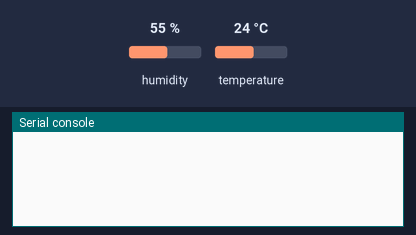
Recording of a program running on a simulated Raspberry Pi Pico running MicroPython. On the bench: the last lines printed to the serial console. The inputs (shaded band) are chosen by the test bench; at power-on: humidity 55 %, temperature 24 °C.

Above: at 1.2 s.
1.3 s: humidity set to 22 %
At 3.1 s:
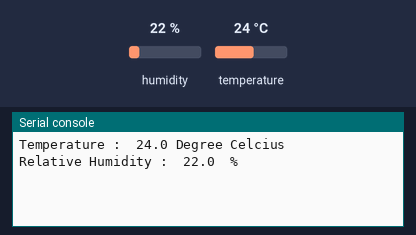
4.3 s: temperature set to 12 °C
At 6.6 s:
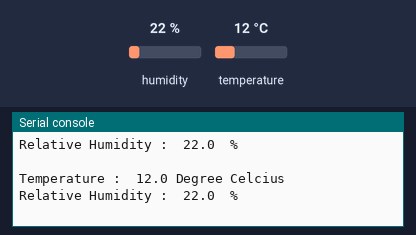
7.3 s: humidity set to 40 %
At 9.0 s:
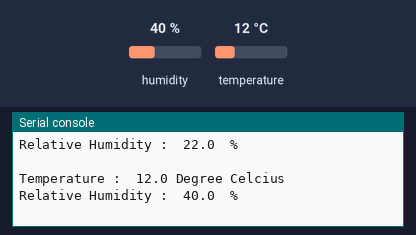

The program:

TempHumidity.py
```python
#Jose jaime ojeda rodriguez
from machine import Pin
import utime
from dht import DHT11

dhtPin = Pin(20, Pin.IN , Pin.PULL_DOWN)

while True:
    utime.sleep(2)
    dhtSensor = DHT11(dhtPin)

    temp_value = dhtSensor.temperature

    hum_value = dhtSensor.humidity

    print("Temperature : ", temp_value, "Degree Celcius")
    print("Relative Humidity : ", hum_value, " %", "\n")
```

Measured:
- after the input at 1.3 s, the serial console: prints a new line after 0.72 s (image 1)
- after the input at 4.3 s, the serial console: prints a new line after 1.8 s (image 2)
- after the input at 7.3 s, the serial console: prints a new line after 0.79 s (image 3)
